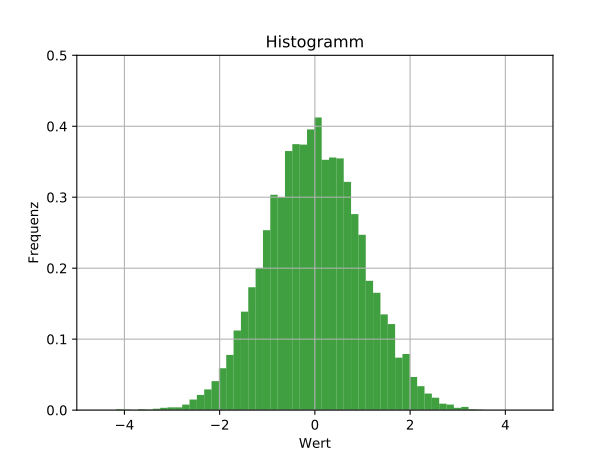

Reproduce this figure in Python.

import pylab as plt
import pandas as pd
import random

N_POINTS = 10000
N_BINS = 50

data = [random.gauss(0.0, 1.0) for i in range(N_POINTS)]
s = pd.Series(data)


plt.figure()
plt.hist(s, N_BINS, normed=1.0, histtype='bar',
         facecolor='green', alpha=0.75)

plt.title('Histogramm')
plt.xlabel('Wert')
plt.ylabel('Frequenz')
plt.axis([-5.0, 5.0, 0.0, 0.5])
plt.grid(True)

plt.savefig('histogramm.png')
